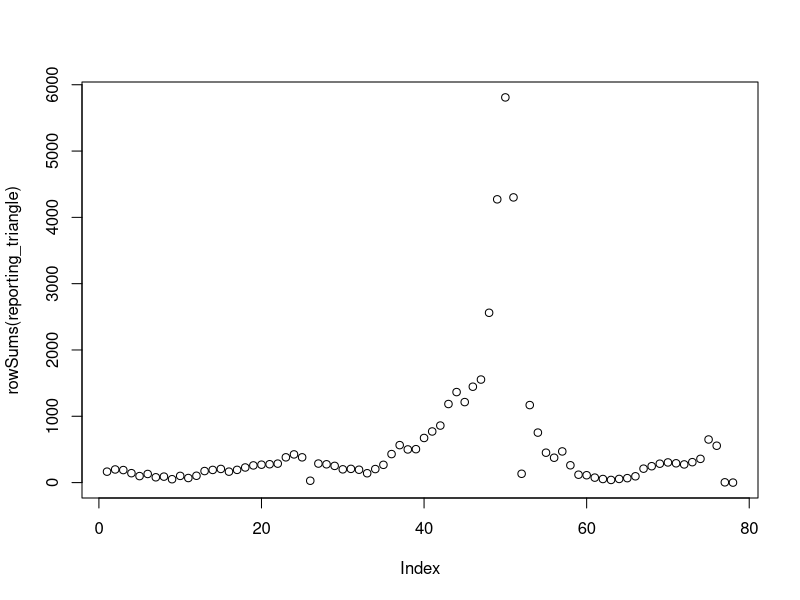

Write the R code that produced this figure.

library(MCMCpack)
library(forecast)
## read in data
setwd("/Users/gcgibson/reporting_delay/")
reporting_triangle <- read.csv("foo.csv",header = FALSE)
plot(rowSums(reporting_triangle))
D <- 10


###doMMC

proposalfunction <- function(param){
  return(rnorm(1,mean = param, sd= 10))
}

run_metropolis_MCMC <- function(startvalue, iterations,po_data_l,p_hat,proc_fcast){
  chain = array(dim = c(iterations+1,1))
  chain[1,] = startvalue
  for (i in 1:iterations){
    proposal = proposalfunction(chain[i,])
    
    probab = exp(posterior(proposal,po_data_l,p_hat,proc_fcast) - posterior(chain[i,],po_data_l,p_hat,proc_fcast))
    if (runif(1) < probab){
      chain[i+1,] = proposal
    }else{
      chain[i+1,] = chain[i,]
    }
  }
  return(chain)
}

likelihood <- function(param,po_data_l,p_hat){
  n_t_d_hat = param 
  
  singlelikelihoods = dnorm(po_data_l,p_hat*n_t_d_hat,10*sqrt(abs(n_t_d_hat)*p_hat*(1-p_hat)), log = T)
  if (is.nan(singlelikelihoods)){
    singlelikelihoods <- -1e10
    
  }
  return(singlelikelihoods)   
}
prior <- function(param,proc_fcast){
  n_t_d_hat = param 
  n_t_d_hat_prior = dnorm(proc_fcast,sd = 10, log = T)
  return(n_t_d_hat_prior)
}
posterior <- function(param,po_data_l,p_hat,proc_fcast){
  return (likelihood(param,po_data_l,p_hat) + prior(param,proc_fcast))
}
doMCMC <- function(po_data_l,proc_fcast,p_hat){
     
     
      #print (po_data_l)
     
      startvalue = po_data_l
      chain = run_metropolis_MCMC(startvalue, 10000,po_data_l,p_hat,proc_fcast)
      return (chain[100:length(chain)])
}





###  cv cutoffs
for (cv_cutoff in 30:30){
  test_reporting_triangle <- reporting_triangle[1:cv_cutoff,]
  #print (test_reporting_triangle)
  
  ##compute dirichlet posterior params
  alpha_star <- colSums(test_reporting_triangle) +1
  
  ## get partially observed data
  po_data <- matrix(NA,nrow=D,ncol=D)
  po_data_index <- 1
  count <- D
  for (i in (cv_cutoff-D+1):cv_cutoff){
    for (j in 1:count){
      po_data[po_data_index,j] <-  test_reporting_triangle[i,j]
    }
    
    for (j in count:D){
      po_data[po_data_index,j] <- 0
    }
    
    
    po_data_index <- po_data_index + 1
    count <- count -1
  }
  
  ## we now have partially observed data
  ## we are ready to start we first get the delay model estimate
  NSIM <- 100
  delay_model_estimate <- matrix(NA,nrow=D,ncol=100)
  count <- D
  for (i in 1:D){
    for (s in 1:NSIM){
      p_star <- rdirichlet(1,alpha_star)
      delay_model_estimate[i,s] <- sum(po_data[i,])/sum(p_star[1:count])
    }
    count <- count -1
  }
  
  ## completely reported data
  completley_reported_data <- test_reporting_triangle[1:(cv_cutoff-D),]
  completley_reported_n_t_d <- rowSums(completley_reported_data)
  fit <- auto.arima(completley_reported_n_t_d)
  #proc_forecast <- forecast(fit,h=1)
  
  count <- D
  bayes_model_estimate <- matrix(NA,nrow=D,ncol=100)
  for (i in 1:D){
    proc_forecast <- forecast(fit,h=1)
    #p_star <- rdirichlet(1,alpha_star)
    print ("-----")
    print (sum(po_data[i,]))
    print (as.numeric(proc_forecast$mean))
    print (sum(p_star[1:count]))
    res<-doMCMC(sum(po_data[i,]),as.numeric(proc_forecast$mean), sum(p_star[1:count]))
    print (mean(res))
    bayes_model_estimate[i,] <- sample(res,100)
    completley_reported_n_t_d <- c(completley_reported_n_t_d,mean(res))
    #print (completley_reported_n_t_d)
    fit <- auto.arima(completley_reported_n_t_d)
    count <- count -1
  }
  
}
